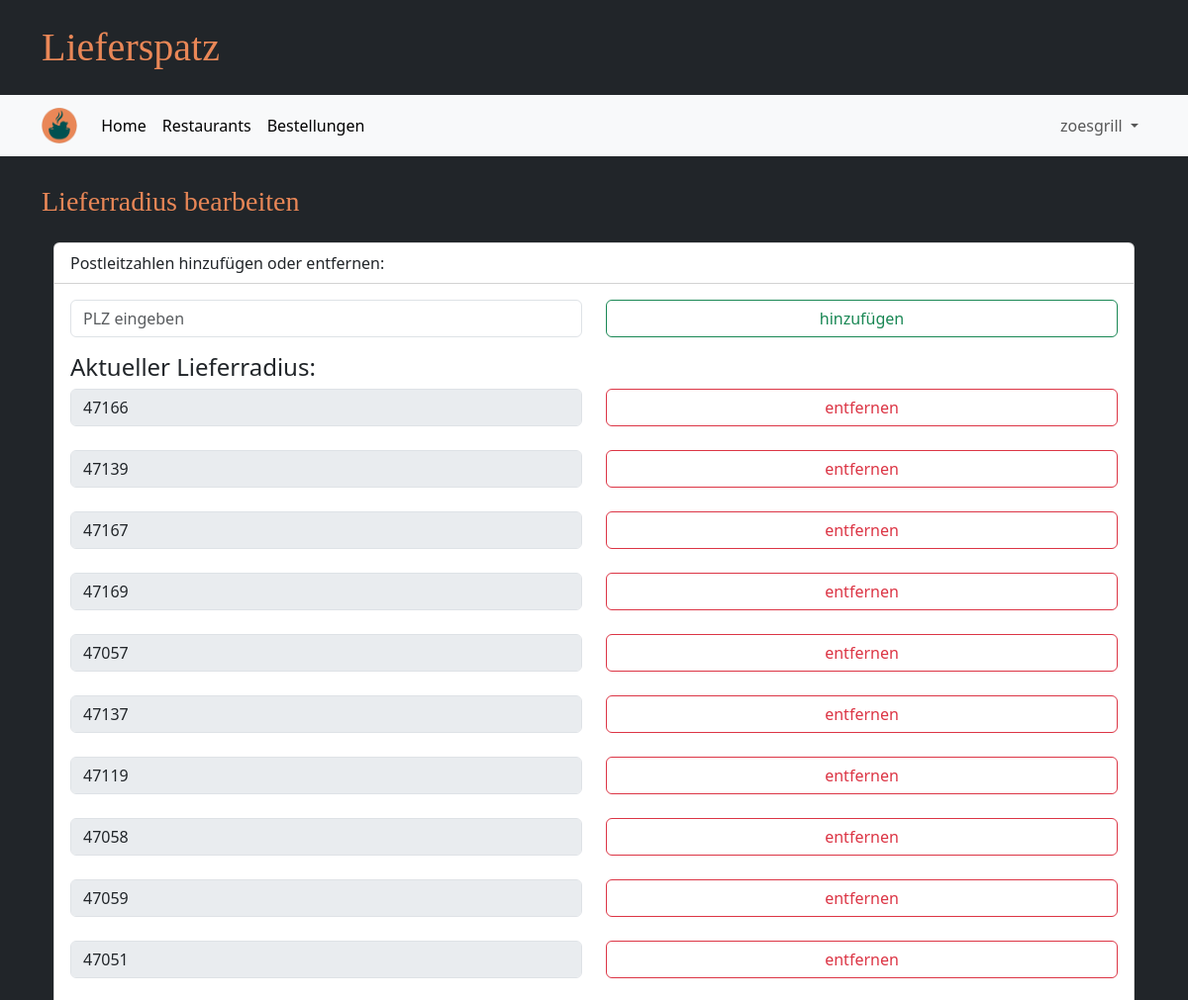
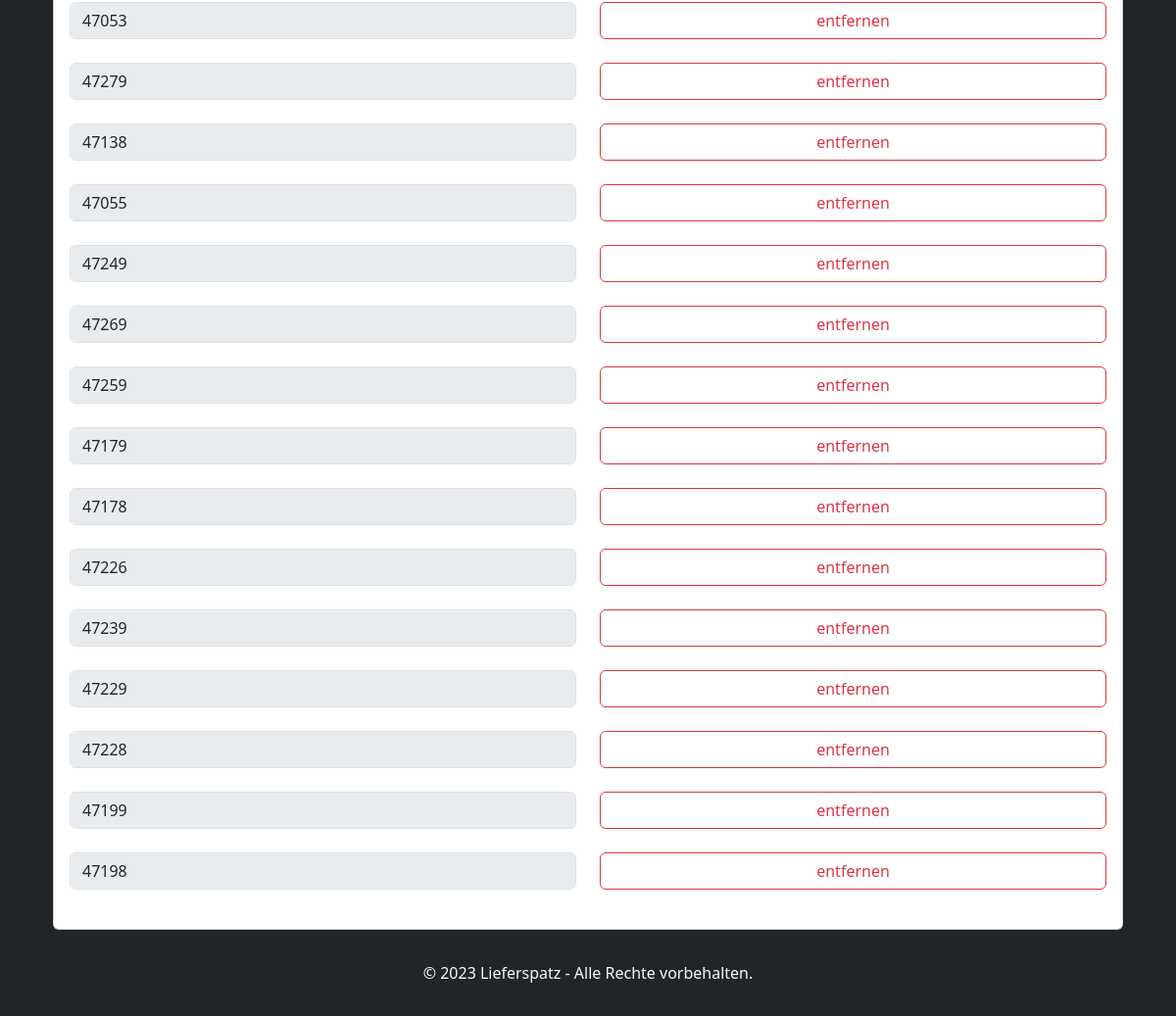
Page /edit_delivery_radius (signed in) on the earlier database version (2 pictures, top to bottom).
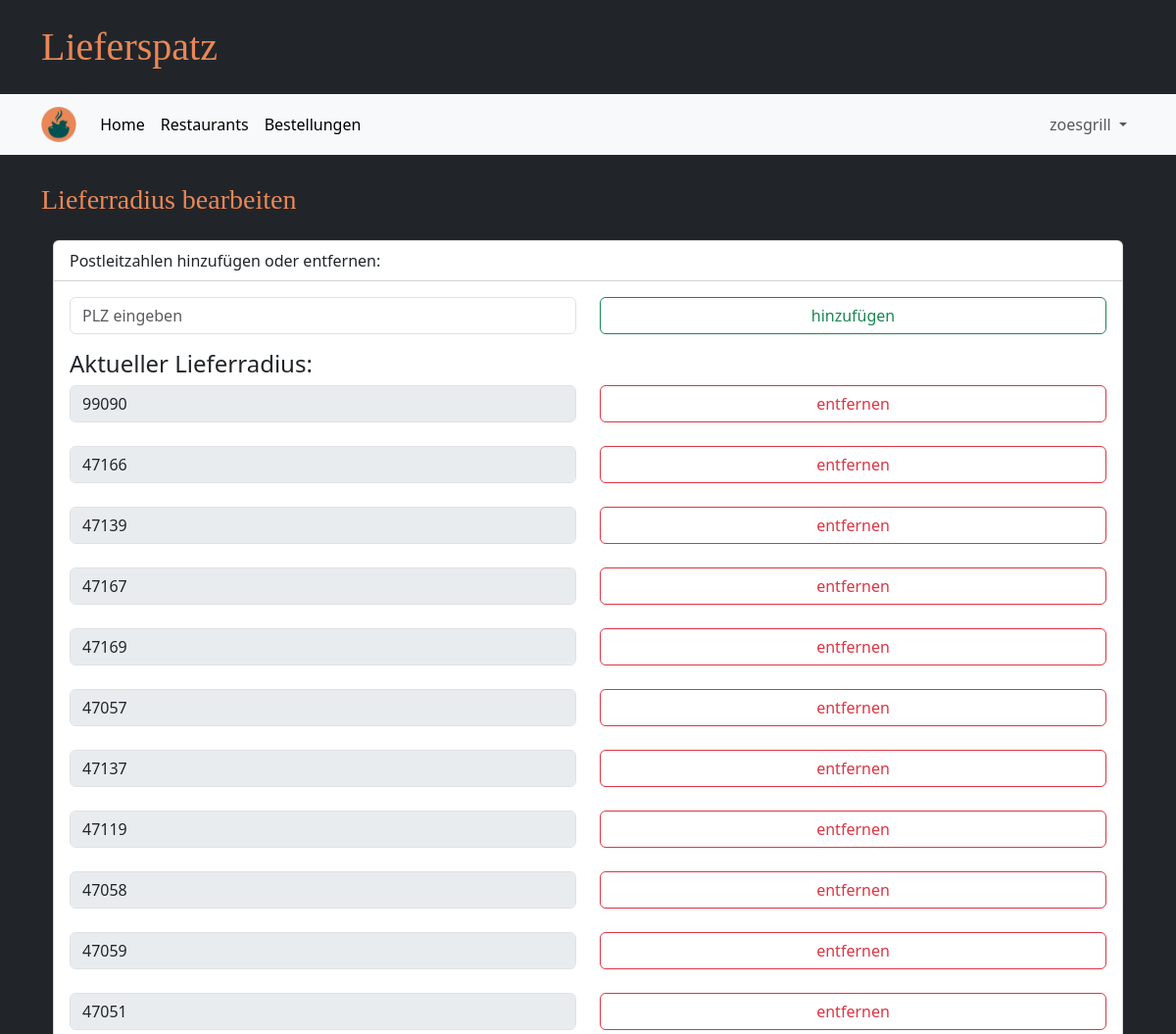
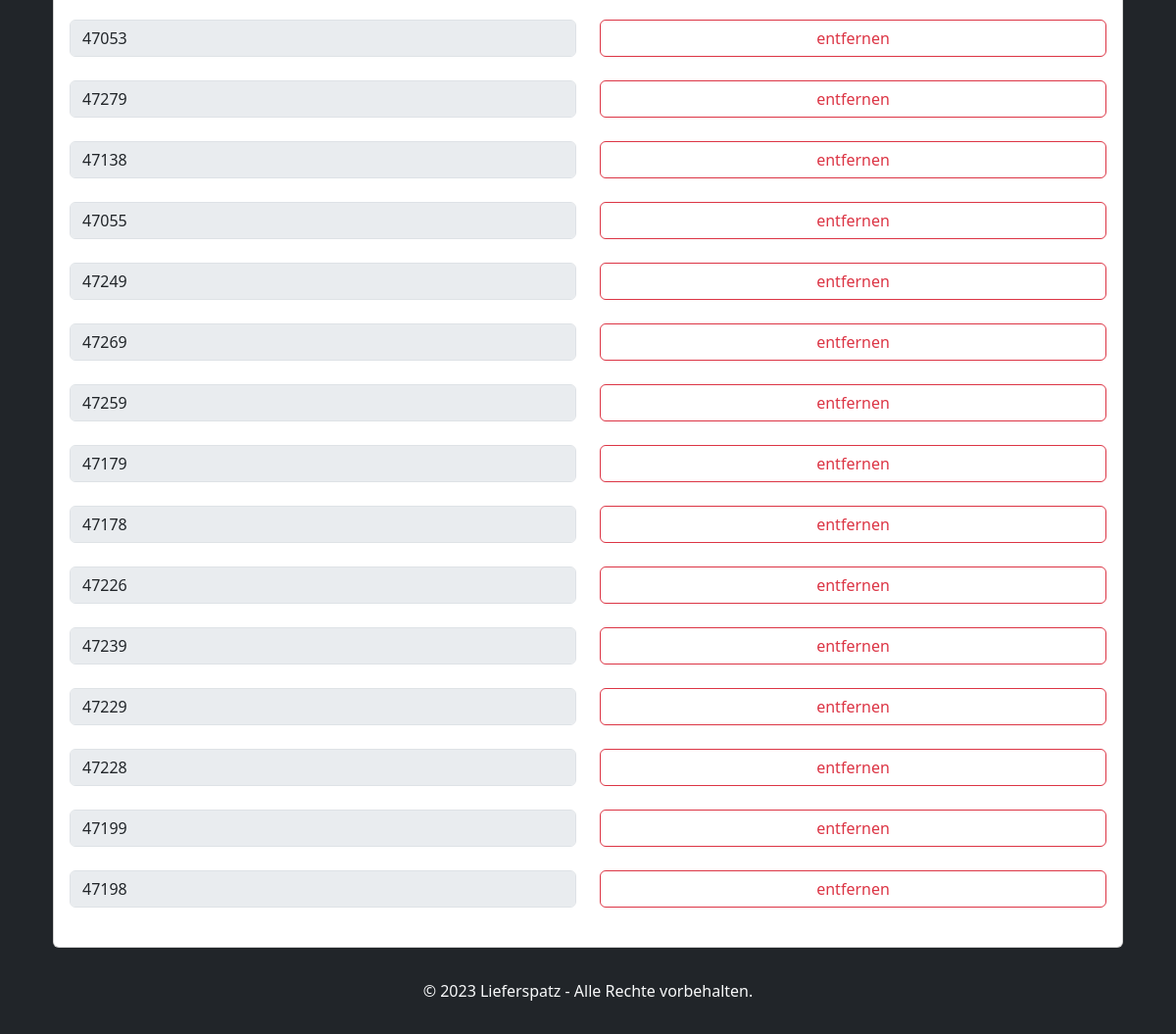
Same page on the later database version (2 pictures, top to bottom).
### tables this page shows
CREATE TABLE Lieferradius(
            Plz TEXT NOT NULL,
            GUsername TEXT NOT NULL,
            FOREIGN KEY (GUsername) REFERENCES GeschaeftsAccount(Username),
            PRIMARY KEY (Plz, GUsername),
            UNIQUE(Plz, GUsername)
        );

### main.py (the view, shortened to what this page needs)
@app.route("/edit_delivery_radius", methods=["GET", "POST"])
def edit_restaurant_delivery_radius():
    if "user" in session and "business" in session:
        delivery_radius = database.get_delivery_radius(session["user"])
        return render_template("edit_delivery_radius.html", delivery_radius=delivery_radius)
    else:
        return redirect(url_for("login_business_page"))

### database.py (called while the page is built)
def getData(sql, params = ()):
    dbcon = sqlite3.connect("instance/db.db")
    cursor = dbcon.cursor()
    cursor.execute(sql, params)
    return cursor

def get_delivery_radius(username):
    postalcodes = []
    request_pointer = getData("""SELECT PLZ
                              FROM Lieferradius
                              WHERE GUsername = ? """, (username,))
    for entry in request_pointer.fetchall():
        postalcodes.append(entry[0])
    return postalcodes

### templates/edit_delivery_radius.html (shortened to what this page needs)
{% extends "base.html" %}
{% block heading %}Lieferradius bearbeiten{% endblock %}
{% block content %}
        <div class="card">
            <div class="card-header bg-transparent">
                Postleitzahlen hinzufügen oder entfernen:
            </div>
            <div class="card-body form-group nopadding">
                <div>
                    <form action="" method="POST">
                        <div class="row">
                        <div class="col-6">
                        <input name="new PLZ" type="number" min="0" class="form-control" id="new PLZ"
                            placeholder="PLZ eingeben">
                        </div>
                        <div class="col-6">
                            <button name="submit new PLZ" type="submit"
                                class="btn btn-outline-success form-control colum">hinzufügen</button>
                        </div>
                        </div>
                    </form>
                    <h4 class="mt-3">Aktueller Lieferradius:</h4>
                    {% for plz in delivery_radius %}
                    <form action="" method="POST">
                        <div class="row">
                            <div class="col-6">
                                <fieldset disabled>
                                    <input name="PLZ" value="{{ plz }}" class="form-control">
                                </fieldset>
                            </div>
                            <div class="col-6">
                                <button name="delete PLZ" value="{{ plz }}" type="submit"
                                    class="btn btn-outline-danger form-control colum">entfernen</button>
                            </div>
                        </div>
                        {% endfor %}
                </div>
            </div>
        </div>
{% endblock %}

Differences in the rows shown:
added Lieferradius: PLZ "99090"
